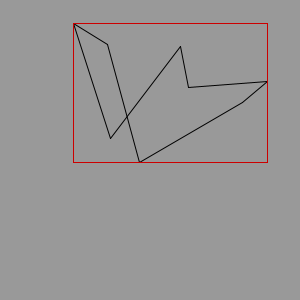
Frame 1 (no input)
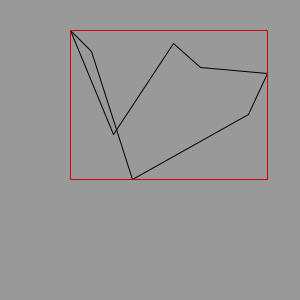
Frame 60 (the mouse pressed at the canvas centre just before this capture)
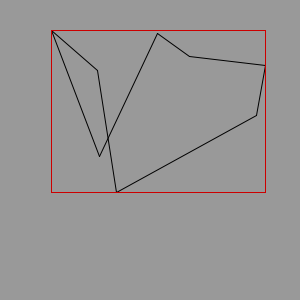
Frame 120 (the mouse held since frame 60 and released just before this capture)

The Processing sketch that drew these frames (run headless with seeded random() and noise(); from frame 60 on, the mouse is pressed at the canvas centre):

// Processing sketch: processing_94639
// ── processing_94639.pde

int n = 8;
int hauteur = 300;
int largeur = 300;
int pas=3;
int bordure=20;
float [][] coor = new float [n][2];

// fonction retourne le maximum d'un tableau d'entiers
float maximumAbscisse(float[][] tab){
  float max; 
  max = 0;
  for (int i = 0; i < n; i = i+1) {
    if (tab[i][0] > max){
      max = tab[i][0];
    }
      
  }
  return max ;
}

// fonction retourne le minimum d'un tableau d'entiers
float minimumAbscisse(float[][] tab){
  float min; 
  min = largeur;
  for (int i = 0; i < n; i = i+1) {
    if (tab[i][0] < min){
      min = tab[i][0];
    }
      
  }
  return min ;
}

// fonction retourne le minimum d'un tableau d'entiers
float minimumOrdonnee(float[][] tab){
  float min; 
  min = hauteur;
  for (int i = 0; i < n; i = i+1) {
    if (tab[i][1] < min){
      min = tab[i][1];
    }
      
  }
  return min ;
}
// fonction retourne le maximum d'un tableau d'entiers
float maximumOrdonnee(float[][] tab){
  float max; 
  max = 0;
  for (int i = 0; i < n; i = i+1) {
    if (tab[i][1] > max){
      max = tab[i][1];
    }
      
  }
  return max ;
}
  
void setup(){
size(300,300);  
// initialisation des points
 for (int i = 0; i < n; i++) {
       coor [i][0] = random (20,largeur-20);
       coor [i][1] = random (20,hauteur-20);    
  }
// affiche les coordonnées des  points dans la console
 for (int i = 0; i < n; i++) {    
       println("le point M"+i +" a pour coordonnées :" +  coor [i][0] +" ; "+ coor [i][1]);   
  }
 
}
 
 
void draw(){
stroke(0, 0, 0);


  background(153);
  for (int i = 0; i < n-1; i++) {    
        line( coor [i][0],  coor [i][1],  coor [i+1][0],  coor [i+1][1]);     
  }
// Relie le dernier point au premier 
 line( coor [0][0],  coor [0][1],  coor [n-1][0],  coor [n-1][1]);
 
 // Trace rectangle Cherche les coordonnées les plus grandes
stroke(204, 0, 0);
noFill();
quad(minimumAbscisse(coor ), minimumOrdonnee(coor ), minimumAbscisse(coor ),maximumOrdonnee (coor ),maximumAbscisse(coor ), maximumOrdonnee(coor ) ,maximumAbscisse(coor ), minimumOrdonnee(coor )   );

//déformation du quadrilatère
for (int k = 0; k < n; k++) { 
  if ( bordure< int(coor [k][0]) && (largeur-bordure)>int(coor [k][0])){coor [k][0] =  coor [k][0] +random(-pas,pas);} else { if (bordure> int(coor [k][0])) { coor [k][0] =  coor [k][0] +random(0,pas);}else { coor [k][0] =  coor [k][0] +random(-pas,0);} }      
  if ( bordure< int(coor [k][1]) && (hauteur-bordure)>int(coor [k][1])){coor [k][1] =  coor [k][1] +random(-pas,pas);} else { if (bordure> int(coor [k][1])) { coor [k][1] =  coor [k][1] +random(0,pas);}else { coor [k][1] =  coor [k][1] +random(-pas,0);} }  
    
}

}
